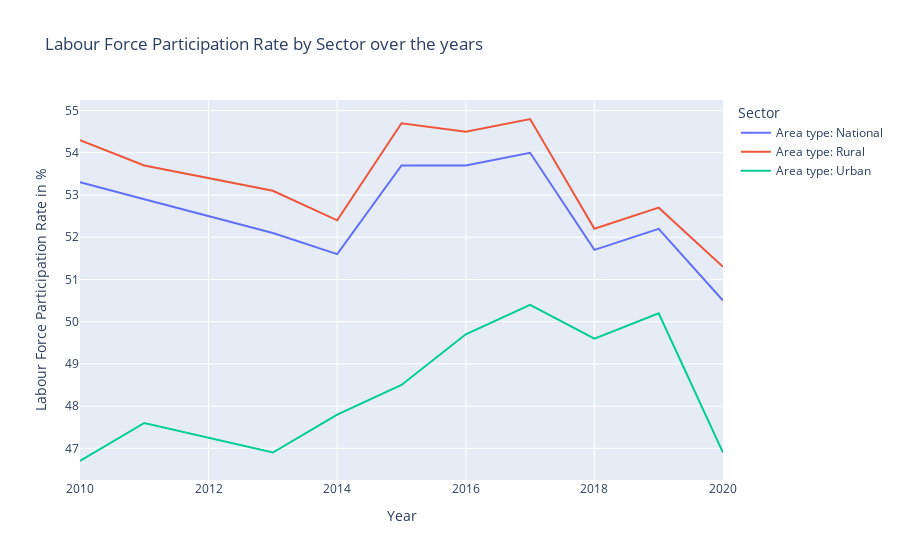

Write notebook code for a chart like this one.
### Markdown cell above
## Analyse the Labour Force Participation rate by Sector over the Years

### Code cell
# Line Chart - Analyse LFPR for Male/Female(by Sector) over the Years
fig_line = px.line(data.loc[(data.Gender == "Total")  & (data.Education == "Aggregate levels: Total")], x="Year", y="Value", color="Sector", title="Labour Force Participation Rate by Sector over the years", labels={"Value": "Labour Force Participation Rate in %"})
fig_line.show()

### Figure 1 — Plotly figure (JSON) as saved in the notebook; plotly's stock layout.template omitted (floating-point values rounded to 4 significant figures)
{"data": [{"hovertemplate": "Sector=Area type: National<br>Year=%{x}<br>Labour Force Participation Rate in %=%{y}<extra></extra>", "legendgroup": "Area type: National", "line": {"color": "#636efa", "dash": "solid"}, "marker": {"symbol": "circle"}, "mode": "lines", "name": "Area type: National", "orientation": "v", "showlegend": true, "type": "scatter", "x": [2020, 2019, 2018, 2017, 2016, 2015, 2014, 2013, 2011, 2010], "xaxis": "x", "y": [50.5, 52.2, 51.7, 54, 53.7, 53.7, 51.6, 52.1, 52.9, 53.3], "yaxis": "y"}, {"hovertemplate": "Sector=Area type: Rural<br>Year=%{x}<br>Labour Force Participation Rate in %=%{y}<extra></extra>", "legendgroup": "Area type: Rural", "line": {"color": "#EF553B", "dash": "solid"}, "marker": {"symbol": "circle"}, "mode": "lines", "name": "Area type: Rural", "orientation": "v", "showlegend": true, "type": "scatter", "x": [2020, 2019, 2018, 2017, 2016, 2015, 2014, 2013, 2011, 2010], "xaxis": "x", "y": [51.3, 52.7, 52.2, 54.8, 54.5, 54.7, 52.4, 53.1, 53.7, 54.3], "yaxis": "y"}, {"hovertemplate": "Sector=Area type: Urban<br>Year=%{x}<br>Labour Force Participation Rate in %=%{y}<extra></extra>", "legendgroup": "Area type: Urban", "line": {"color": "#00cc96", "dash": "solid"}, "marker": {"symbol": "circle"}, "mode": "lines", "name": "Area type: Urban", "orientation": "v", "showlegend": true, "type": "scatter", "x": [2020, 2019, 2018, 2017, 2016, 2015, 2014, 2013, 2011, 2010], "xaxis": "x", "y": [46.9, 50.2, 49.6, 50.4, 49.7, 48.5, 47.8, 46.9, 47.6, 46.7], "yaxis": "y"}], "layout": {"legend": {"title": {"text": "Sector"}, "tracegroupgap": 0}, "title": {"text": "Labour Force Participation Rate by Sector over the years"}, "xaxis": {"anchor": "y", "domain": [0, 1], "title": {"text": "Year"}}, "yaxis": {"anchor": "x", "domain": [0, 1], "title": {"text": "Labour Force Participation Rate in %"}}}}
